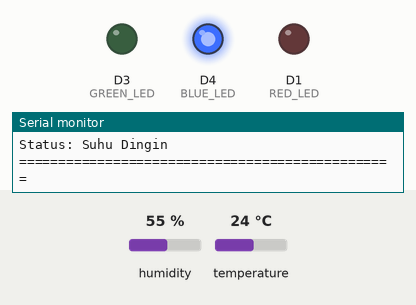
This program was run on a simulated ESP8266 (NodeMCU). Parts: output pins drawn as LEDs (lit = HIGH), the last lines printed to the serial monitor. The test bench sets the inputs (shaded band); at power-on: temperature 24 °C, humidity 55 %.

Above: at 2.2 s.
2.3 s: temperature set to 29 °C
5.6 s: temperature set to 32 °C
At 6.8 s:
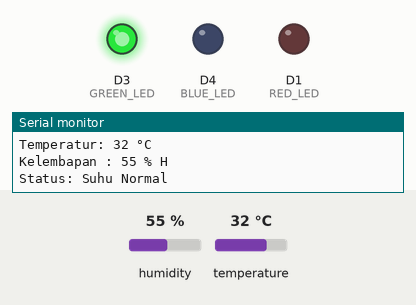
8.9 s: temperature set to 39 °C
12.3 s: temperature set to 42 °C
At 14.0 s:
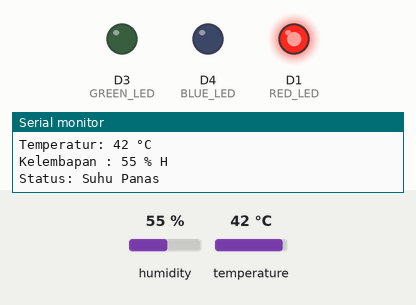
15.6 s: temperature set to 12 °C
At 16.7 s:
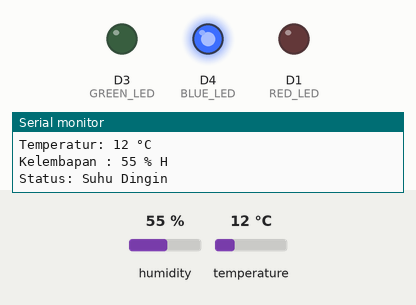
18.9 s: temperature set to 33 °C
At 22.3 s:
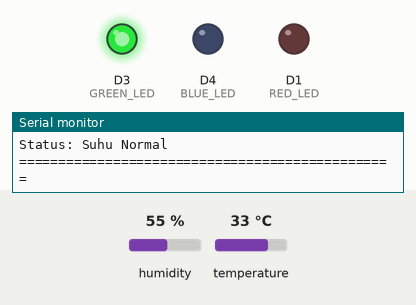
Timing chart, 0 to 23.7 s (numbered marks = the images above; inputs shaded):
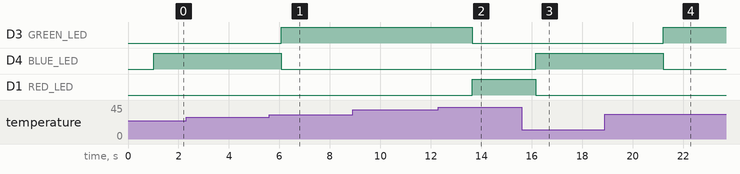

The program:

main.cpp
```cpp
#include <Arduino.h>
#include <SimpleDHT.h>

#define pinDHT 5
#define RED_LED D1
#define GREEN_LED D3
#define BLUE_LED D4

byte temperature = 0;
byte humidity = 0;
SimpleDHT11 dht11(D5);

void setup() {
  Serial.begin(115200);
  pinMode(RED_LED,OUTPUT);
  pinMode(GREEN_LED,OUTPUT);
  pinMode(BLUE_LED,OUTPUT);
  Serial.println("Simple DHT and Convert");
  delay(1000);
}

void loop() {
  KelembabanSuhu();
}

void KelembabanSuhu() {
  int err = SimpleDHTErrSuccess;

  if ((err = dht11.read(&temperature, &humidity, NULL)) != SimpleDHTErrSuccess) {
    Serial.print("Pembacaan DHT11 gagal, err=");
    Serial.println(err);
    delay(1000);
    return;
  }

  Serial.print("Temperatur: ");
  Serial.print((int)temperature);
  Serial.println(" °C ");
  Serial.print("Kelembapan : ");
  Serial.print((int)humidity);
  Serial.println(" % H");
  Serial.print("Status: ");
  if ((int)temperature <= 30) {
    Serial.println(F("Suhu Dingin"));
    digitalWrite(RED_LED, LOW);
    digitalWrite(GREEN_LED, LOW);
    digitalWrite(BLUE_LED, HIGH);
    delay(1000);
  } else if ((int)temperature > 30 && (int)temperature <= 40) {
    Serial.println(F("Suhu Normal"));
    digitalWrite(RED_LED, LOW);
    digitalWrite(GREEN_LED, HIGH);
    digitalWrite(BLUE_LED, LOW);
    delay(1000);
  } else {
    Serial.println(F("Suhu Panas"));
    digitalWrite(RED_LED, HIGH);
    digitalWrite(GREEN_LED, LOW);
    digitalWrite(BLUE_LED, LOW);
    delay(1000);
  }
  Serial.println("================================================");
  delay(1500);
}
```

Measured:
- the behaviour switches between 30 and 31 °C on temperature (found by bisection; images 0 and 1)
- the behaviour switches between 40 and 41 °C on temperature (found by bisection; images 1 and 2)
- after the input at 5.6 s, D3 (GREEN_LED): LOW → HIGH after 0.47 s; D4 (BLUE_LED): HIGH → LOW after 0.47 s
- after the input at 12.3 s, D3 (GREEN_LED): HIGH → LOW after 1.3 s; D1 (RED_LED): LOW → HIGH after 1.3 s
- after the input at 15.6 s, D4 (BLUE_LED): LOW → HIGH after 0.57 s; D1 (RED_LED): HIGH → LOW after 0.57 s
- after the input at 18.9 s, D3 (GREEN_LED): LOW → HIGH after 2.3 s; D4 (BLUE_LED): HIGH → LOW after 2.3 s
